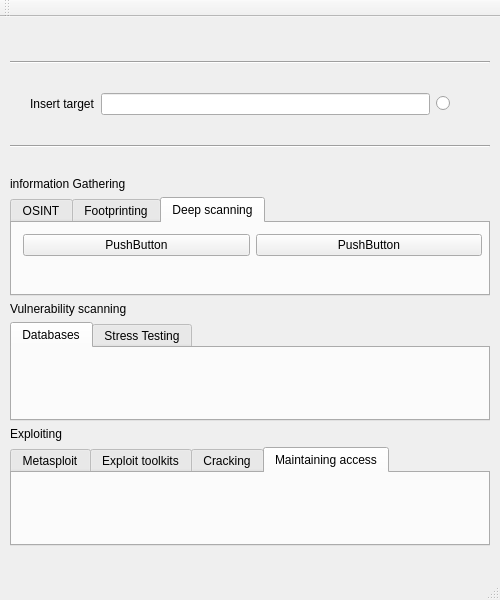
<?xml version="1.0" encoding="UTF-8"?>
<ui version="4.0">
 <class>jailbird</class>
 <widget class="QMainWindow" name="jailbird">
  <property name="geometry">
   <rect>
    <x>0</x>
    <y>0</y>
    <width>500</width>
    <height>600</height>
   </rect>
  </property>
  <property name="minimumSize">
   <size>
    <width>500</width>
    <height>600</height>
   </size>
  </property>
  <property name="maximumSize">
   <size>
    <width>500</width>
    <height>600</height>
   </size>
  </property>
  <property name="windowTitle">
   <string>JailBird Autopwn</string>
  </property>
  <property name="locale">
   <locale language="C" country="AnyCountry"/>
  </property>
  <widget class="QWidget" name="centralWidget">
   <widget class="QWidget" name="verticalLayoutWidget">
    <property name="geometry">
     <rect>
      <x>10</x>
      <y>9</y>
      <width>491</width>
      <height>531</height>
     </rect>
    </property>
    <layout class="QVBoxLayout" name="box0">
     <property name="sizeConstraint">
      <enum>QLayout::SetMinAndMaxSize</enum>
     </property>
     <property name="leftMargin">
      <number>0</number>
     </property>
     <item>
      <widget class="Line" name="separator1">
       <property name="minimumSize">
        <size>
         <width>0</width>
         <height>50</height>
        </size>
       </property>
       <property name="orientation">
        <enum>Qt::Horizontal</enum>
       </property>
      </widget>
     </item>
     <item>
      <layout class="QHBoxLayout" name="header_box">
       <item>
        <spacer name="horizontalSpacer_3">
         <property name="orientation">
          <enum>Qt::Horizontal</enum>
         </property>
         <property name="sizeType">
          <enum>QSizePolicy::Minimum</enum>
         </property>
         <property name="sizeHint" stdset="0">
          <size>
           <width>20</width>
           <height>20</height>
          </size>
         </property>
        </spacer>
       </item>
       <item>
        <widget class="QLabel" name="target_label">
         <property name="text">
          <string>Insert target</string>
         </property>
        </widget>
       </item>
       <item>
        <widget class="QLineEdit" name="target">
         <property name="font">
          <font>
           <family>Monospace</family>
          </font>
         </property>
         <property name="toolTip">
          <string>target.parrotsec.org</string>
         </property>
         <property name="toolTipDuration">
          <number>10</number>
         </property>
        </widget>
       </item>
       <item>
        <widget class="QRadioButton" name="target_valid">
         <property name="enabled">
          <bool>true</bool>
         </property>
         <property name="mouseTracking">
          <bool>false</bool>
         </property>
         <property name="toolTip">
          <string notr="true"/>
         </property>
         <property name="text">
          <string/>
         </property>
         <property name="checkable">
          <bool>true</bool>
         </property>
         <property name="checked">
          <bool>false</bool>
         </property>
         <property name="autoRepeat">
          <bool>false</bool>
         </property>
         <property name="autoExclusive">
          <bool>true</bool>
         </property>
        </widget>
       </item>
       <item>
        <spacer name="horizontalSpacer">
         <property name="orientation">
          <enum>Qt::Horizontal</enum>
         </property>
         <property name="sizeType">
          <enum>QSizePolicy::Preferred</enum>
         </property>
         <property name="sizeHint" stdset="0">
          <size>
           <width>40</width>
           <height>20</height>
          </size>
         </property>
        </spacer>
       </item>
      </layout>
     </item>
     <item>
      <widget class="Line" name="separator0">
       <property name="minimumSize">
        <size>
         <width>0</width>
         <height>50</height>
        </size>
       </property>
       <property name="orientation">
        <enum>Qt::Horizontal</enum>
       </property>
      </widget>
     </item>
     <item>
      <widget class="QLabel" name="infogather_title">
       <property name="text">
        <string>information Gathering</string>
       </property>
      </widget>
     </item>
     <item>
      <widget class="QTabWidget" name="infogather">
       <property name="currentIndex">
        <number>2</number>
       </property>
       <widget class="QWidget" name="infogather_osint_tab">
        <attribute name="title">
         <string>OSINT</string>
        </attribute>
        <widget class="QWidget" name="horizontalLayoutWidget">
         <property name="geometry">
          <rect>
           <x>0</x>
           <y>0</y>
           <width>481</width>
           <height>71</height>
          </rect>
         </property>
         <layout class="QHBoxLayout" name="horizontalLayout" stretch="10,10">
          <property name="spacing">
           <number>6</number>
          </property>
          <property name="sizeConstraint">
           <enum>QLayout::SetMinAndMaxSize</enum>
          </property>
          <property name="bottomMargin">
           <number>0</number>
          </property>
          <item>
           <widget class="QPushButton" name="pushButton_2">
            <property name="text">
             <string>PushButton</string>
            </property>
           </widget>
          </item>
          <item>
           <widget class="QPushButton" name="pushButton">
            <property name="text">
             <string>PushButton</string>
            </property>
           </widget>
          </item>
         </layout>
        </widget>
       </widget>
       <widget class="QWidget" name="infogather_footprint_tab">
        <attribute name="title">
         <string>Footprinting</string>
        </attribute>
        <widget class="QWidget" name="horizontalLayoutWidget_2">
         <property name="geometry">
          <rect>
           <x>0</x>
           <y>0</y>
           <width>481</width>
           <height>71</height>
          </rect>
         </property>
         <layout class="QHBoxLayout" name="horizontalLayout_2" stretch="10,10">
          <property name="spacing">
           <number>6</number>
          </property>
          <property name="sizeConstraint">
           <enum>QLayout::SetMinAndMaxSize</enum>
          </property>
          <property name="bottomMargin">
           <number>0</number>
          </property>
          <item>
           <widget class="QPushButton" name="pushButton_3">
            <property name="text">
             <string>PushButton</string>
            </property>
           </widget>
          </item>
          <item>
           <widget class="QPushButton" name="pushButton_4">
            <property name="text">
             <string>PushButton</string>
            </property>
           </widget>
          </item>
         </layout>
        </widget>
       </widget>
       <widget class="QWidget" name="infogather_scan_tab">
        <attribute name="title">
         <string>Deep scanning</string>
        </attribute>
        <widget class="QWidget" name="horizontalLayoutWidget_3">
         <property name="geometry">
          <rect>
           <x>0</x>
           <y>0</y>
           <width>481</width>
           <height>71</height>
          </rect>
         </property>
         <layout class="QHBoxLayout" name="horizontalLayout_3" stretch="10,10">
          <property name="spacing">
           <number>6</number>
          </property>
          <property name="sizeConstraint">
           <enum>QLayout::SetMinAndMaxSize</enum>
          </property>
          <property name="bottomMargin">
           <number>0</number>
          </property>
          <item>
           <widget class="QPushButton" name="pushButton_5">
            <property name="text">
             <string>PushButton</string>
            </property>
           </widget>
          </item>
          <item>
           <widget class="QPushButton" name="pushButton_6">
            <property name="text">
             <string>PushButton</string>
            </property>
           </widget>
          </item>
         </layout>
        </widget>
       </widget>
      </widget>
     </item>
     <item>
      <widget class="QLabel" name="vulnscan_title">
       <property name="text">
        <string>Vulnerability scanning</string>
       </property>
      </widget>
     </item>
     <item>
      <widget class="QTabWidget" name="vulnscan">
       <property name="currentIndex">
        <number>0</number>
       </property>
       <widget class="QWidget" name="vulnscan_database_tab">
        <attribute name="title">
         <string>Databases</string>
        </attribute>
       </widget>
       <widget class="QWidget" name="vulnscan_stress_tab">
        <attribute name="title">
         <string>Stress Testing</string>
        </attribute>
       </widget>
      </widget>
     </item>
     <item>
      <widget class="QLabel" name="exploit_title">
       <property name="text">
        <string>Exploiting</string>
       </property>
      </widget>
     </item>
     <item>
      <widget class="QTabWidget" name="exploit">
       <property name="currentIndex">
        <number>3</number>
       </property>
       <widget class="QWidget" name="exploit_metasploit_tab">
        <attribute name="title">
         <string>Metasploit</string>
        </attribute>
       </widget>
       <widget class="QWidget" name="exploit_tools_tab">
        <attribute name="title">
         <string>Exploit toolkits</string>
        </attribute>
       </widget>
       <widget class="QWidget" name="exploit_crack_tab">
        <attribute name="title">
         <string>Cracking</string>
        </attribute>
       </widget>
       <widget class="QWidget" name="exploit_maintain_tab">
        <attribute name="title">
         <string>Maintaining access</string>
        </attribute>
       </widget>
      </widget>
     </item>
    </layout>
   </widget>
  </widget>
  <widget class="QMenuBar" name="menuBar">
   <property name="geometry">
    <rect>
     <x>0</x>
     <y>0</y>
     <width>500</width>
     <height>27</height>
    </rect>
   </property>
  </widget>
  <widget class="QToolBar" name="mainToolBar">
   <attribute name="toolBarArea">
    <enum>TopToolBarArea</enum>
   </attribute>
   <attribute name="toolBarBreak">
    <bool>false</bool>
   </attribute>
  </widget>
  <widget class="QStatusBar" name="statusBar"/>
 </widget>
 <layoutdefault spacing="6" margin="11"/>
 <resources/>
 <connections/>
</ui>
